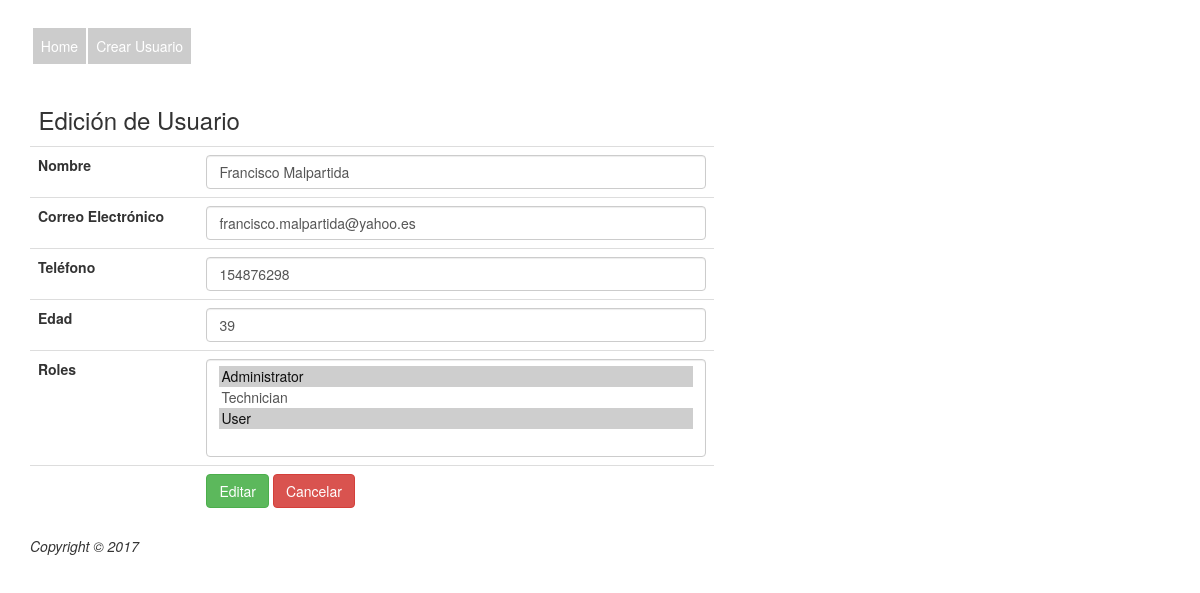
The app's page /index.php/users/edit/29 with its own data.
### tables this page shows
CREATE TABLE `users` (
  `id` int(10) NOT NULL AUTO_INCREMENT,
  `name` varchar(200) DEFAULT NULL,
  `email` varchar(200) DEFAULT NULL,
  `phone` varchar(20) DEFAULT NULL,
  `age` int(5) DEFAULT NULL,
  PRIMARY KEY (`id`)
);

### application/controllers/Users.php (called while the page is built, shortened)
<?php
class Users extends CI_Controller {
    public function __construct()
    {
        $this->load->model('users_model');
        $this->load->model('roles_model');
        $this->load->helper('url_helper');
    }
    public function edit()
    {
        $id = $this->uri->segment(3);
        $this->load->helper('form');
        $this->load->library('form_validation');
        $data['title'] = 'Edición de Usuario';
        $data['user_item'] = $this->users_model->get_user_by_id($id);
        $data['roles'] = $this->roles_model->get_roles();
        $this->form_validation->set_rules('name', 'Nombre', 'required');
        $this->form_validation->set_rules('email', 'Correo', 'required');
        if ($this->form_validation->run() === FALSE)
        {
            $this->load->view('templates/header', $data);
            $this->load->view('users/edit', $data);
            $this->load->view('templates/footer');
        }
        else
        {
            $this->users_model->set_users($id);
            redirect( base_url() . 'index.php/users');
        }
    }
}

### index.php (called while the page is built, shortened)
<?php
require_once BASEPATH.'core/CodeIgniter.php';

### application/models/Users_model.php (called while the page is built, shortened)
<?php
class Users_model extends CI_Model {
    public function get_user_by_id($id = 0)
    {
        $this->db->select('*');
        $this->db->from('users');
        $this->db->where('users.id = ' . $id);
        $this->db->join('user_role', 'user_role.user_id = users.id');
        return $this->db->get()->result_array();
    }
}

### application/models/Roles_model.php (called while the page is built, shortened)
<?php
class Roles_model extends CI_Model {
    public function get_roles()
    {
        $query = $this->db->get('roles');
        return $query->result_array();
    }
}

### application/views/users/edit.php (the view, shortened to what this page needs)
<div class="ui-widget-header ui-corner-top ui-helper-clearfix" style="padding: 0.2em 0.6em;"><h3><?php echo $title; ?></h3></div>
<?php echo form_open('users/edit/'.$user_item['0']['id']); ?>
    <table class="table table-form">
        <tr>
            <td><label for="name">Nombre</label></td>
            <td><input type="input" class="form-control" name="name" size="50" value="<?php echo $user_item['0']['name'] ?>" /></td>
        </tr>
        <tr>
            <td><label for="email">Correo Electrónico</label></td>
            <td><input type="email" name="email" class="form-control" value="<?php echo $user_item['0']['email'] ?>" /></td>
        </tr>
        <tr>
            <td><label for="phone">Teléfono</label></td>
            <td><input type="input" class="form-control" name="phone" value="<?php echo $user_item['0']['phone'] ?>" /></td>
        </tr>
        <tr>
            <td><label for="age">Edad</label></td>
            <td><input type="input" class="form-control" name="age" value="<?php echo $user_item['0']['age'] ?>" /></td>
        </tr>
        <tr>
            <td><label for="roles">Roles</label></td>
            <td>
                <select name="roles[]" class="form-control" multiple >
                    <?php foreach($roles as $role) :?>
                        <?php $default = 1; ?>
                        <?php foreach($user_item as $key => $item) : ?>
                            <?php if($role['id']==$item['role_id']) : ?>
                                <option value="<?php echo $role['id']; ?>" selected><?php echo $role['name']; ?></option>
                                <?php $default = 0; ?>
                            <?php endif; ?>
                        <? endforeach; ?>
                                <?php if($default==1) : ?>
                                <option value="<?php echo $role['id']; ?>" ><?php echo $role['name']; ?></option>
                                <?php endif; ?>
                     <? endforeach; ?>
                </select>
            </td>
        </tr>
        <tr>
            <td></td>
            <td>
                <input type="submit" class="btn btn-success" value="Editar" />
                <a class="btn btn-danger" href="<?php echo base_url() ?>index.php/users"> Cancelar </a>
            </td>
        </tr>
    </table>
</form>

### css/style.css (style rules this page uses)
.table-form { width: 60%; }

### records on screen
users: name "Francisco Malpartida", email "francisco.malpartida@yahoo.es", phone "154876298", age "39"

### other values on screen
$title "Edición de Usuario"
form field value "Administrator ☑ / Technician / User ☑"
